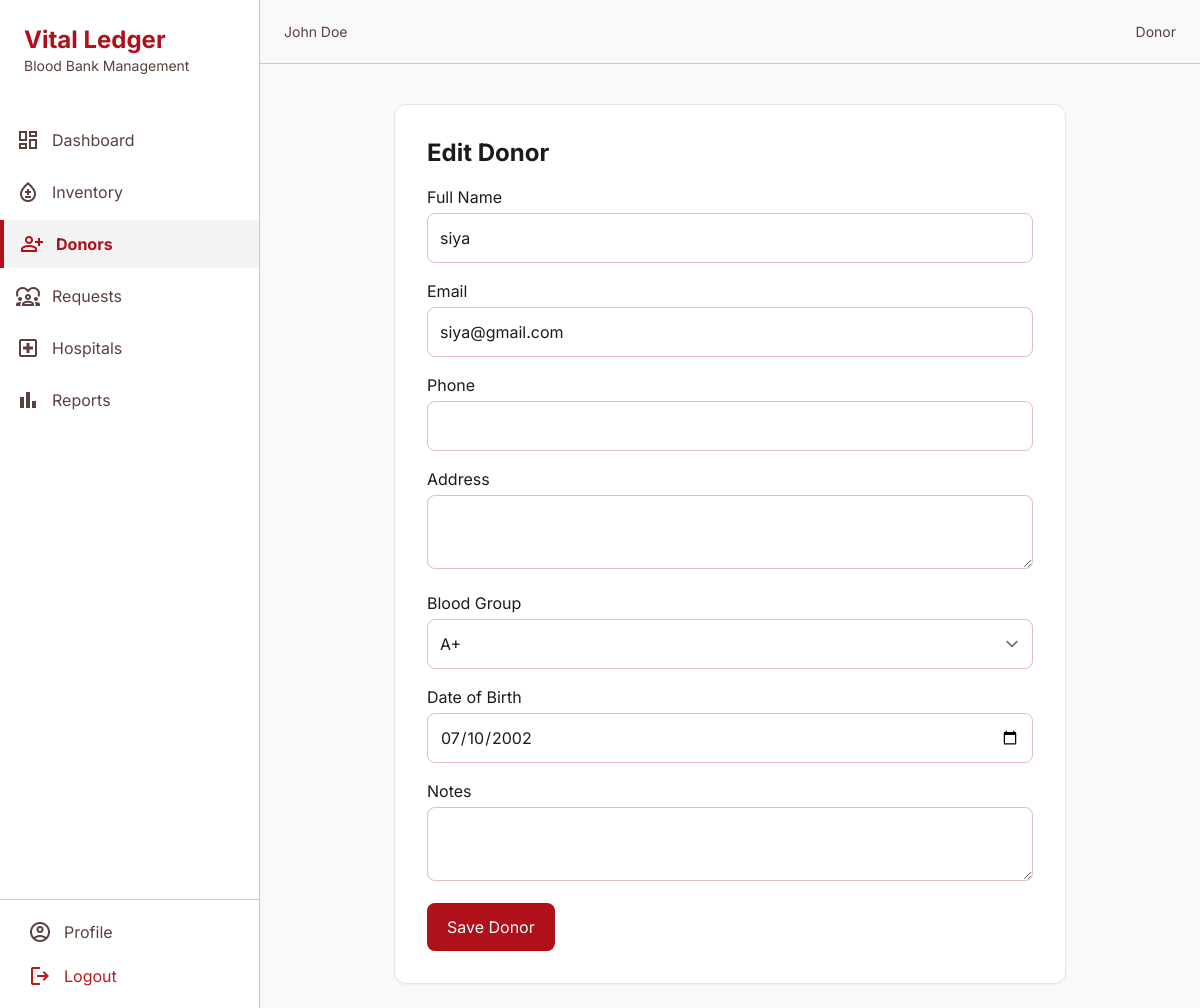
The page /donors/edit/2 (signed in) on the database its author committed.
### app/models/models.py (models this page shows, shortened)
class User(db.Model, UserMixin):
    __tablename__ = "users"
    id = db.Column(db.Integer, primary_key=True)
    full_name = db.Column(db.String(120), nullable=False)
    email = db.Column(db.String(120), unique=True, nullable=False)
    password_hash = db.Column(db.String(255), nullable=False)
    role = db.Column(db.String(20), nullable=False, default=UserRole.DONOR.value)
    phone = db.Column(db.String(30))
    address = db.Column(db.Text)
    profile_picture = db.Column(db.String(255))
    is_active = db.Column(db.Boolean, default=True)
    email_verified = db.Column(db.Boolean, default=False)
    created_at = db.Column(db.DateTime, default=datetime.utcnow)
    donor_profile = db.relationship("Donor", back_populates="user", uselist=False)
    hospital = db.relationship("Hospital", back_populates="user", uselist=False)

class Donor(db.Model):
    __tablename__ = "donors"
    id = db.Column(db.Integer, primary_key=True)
    user_id = db.Column(db.Integer, db.ForeignKey("users.id"), nullable=False, unique=True)
    blood_group = db.Column(db.String(10), nullable=False)
    date_of_birth = db.Column(db.Date)
    last_donation_date = db.Column(db.Date)
    eligibility_status = db.Column(db.String(30), default="eligible")
    notes = db.Column(db.Text)
    created_at = db.Column(db.DateTime, default=datetime.utcnow)
    user = db.relationship("User", back_populates="donor_profile")
    donations = db.relationship("Donation", back_populates="donor", cascade="all, delete-orphan")
    requests = db.relationship("BloodRequest", back_populates="donor", cascade="all, delete-orphan")

### app/donor/routes.py (the view, shortened to what this page needs)
@donor_bp.route("/donors/edit/<int:donor_id>", methods=["GET", "POST"])
@login_required
def edit_donor(donor_id):
    donor = Donor.query.get_or_404(donor_id)
    form = DonorForm(obj=donor.user)
    form.blood_group.data = donor.blood_group
    form.date_of_birth.data = donor.date_of_birth
    form.notes.data = donor.notes
    return render_template("donor/edit_donor.html", form=form, donor=donor)

### app/forms/forms.py
class DonorForm(FlaskForm):
    full_name = StringField("Full Name", validators=[DataRequired()])
    email = StringField("Email", validators=[DataRequired(), Email()])
    phone = StringField("Phone")
    address = TextAreaField("Address")
    blood_group = SelectField("Blood Group", choices=[("A+", "A+"), ("A-", "A-"), ("B+", "B+"), ("B-", "B-"), ("AB+", "AB+"), ("AB-", "AB-"), ("O+", "O+"), ("O-", "O-")])
    date_of_birth = DateField("Date of Birth", validators=[Optional()])
    notes = TextAreaField("Notes")
    submit = SubmitField("Save Donor")

### app/templates/donor/edit_donor.html (shortened to what this page needs)
{% extends 'base.html' %}
{% block content %}
<div class="max-w-2xl mx-auto bg-surface-container-lowest rounded-xl border p-8 shadow-sm">
  <h2 class="text-2xl font-bold mb-4">Edit Donor</h2>
  <form method="post" novalidate>
    <div class="space-y-4">
      <div>{{ form.full_name.label(class_='block mb-1') }}{{ form.full_name(class_='w-full rounded-lg border border-outline-variant p-3') }}</div>
      <div>{{ form.email.label(class_='block mb-1') }}{{ form.email(class_='w-full rounded-lg border border-outline-variant p-3') }}</div>
      <div>{{ form.phone.label(class_='block mb-1') }}{{ form.phone(class_='w-full rounded-lg border border-outline-variant p-3') }}</div>
      <div>{{ form.address.label(class_='block mb-1') }}{{ form.address(class_='w-full rounded-lg border border-outline-variant p-3') }}</div>
      <div>{{ form.blood_group.label(class_='block mb-1') }}{{ form.blood_group(class_='w-full rounded-lg border border-outline-variant p-3') }}</div>
      <div>{{ form.date_of_birth.label(class_='block mb-1') }}{{ form.date_of_birth(class_='w-full rounded-lg border border-outline-variant p-3') }}</div>
      <div>{{ form.notes.label(class_='block mb-1') }}{{ form.notes(class_='w-full rounded-lg border border-outline-variant p-3') }}</div>
      <button type="submit" class="bg-primary text-on-primary px-5 py-3 rounded-lg">{{ form.submit.label.text }}</button>
    </div>
  </form>
</div>
{% endblock %}

### app/templates/base.html (shortened to what this page needs)
<!DOCTYPE html>
<html lang="en" class="light">
  <head>
    <script src="https://cdn.tailwindcss.com?plugins=forms,container-queries"></script>
    <script id="tailwind-config">
      tailwind.config = {
        darkMode: "class",
        theme: { extend: {
          colors: {
            "surface-bright": "#f9f9f9",
            "inverse-primary": "#ffb3ac",
            "on-primary-fixed-variant": "#930010",
            "secondary-fixed-dim": "#a5c8ff",
            "secondary-container": "#54a0fe",
            "on-primary-fixed": "#410003",
            "on-tertiary": "#ffffff",
            "background": "#f9f9f9",
            "on-error-container": "#93000a",
            "primary-fixed-dim": "#ffb3ac",
            "surface-tint": "#ba1a20",
            "secondary-fixed": "#d4e3ff",
            "tertiary-fixed-dim": "#82db7e",
            "primary": "#af101a",
            "on-primary-container": "#fff2f0",
            "on-secondary-fixed-variant": "#004786",
            "on-tertiary-fixed": "#002204",
            "surface-dim": "#dadada",
            "on-primary": "#ffffff",
            "outline-variant": "#e4beba",
            "inverse-surface": "#2f3131",
            "secondary": "#005faf",
            "outline": "#8f6f6c",
            "on-tertiary-fixed-variant": "#005312",
            "surface-container-high": "#e8e8e8",
            "on-tertiary-container": "#daffd1",
            "tertiary-container": "#298030",
            "on-surface": "#1a1c1c",
            "on-surface-variant": "#5b403d",
            "error-container": "#ffdad6",
            "tertiary": "#016619",
            "primary-container": "#d32f2f",
            "surface-container-lowest": "#ffffff",
            "error": "#ba1a1a",
            "on-error": "#ffffff",
            "on-secondary-fixed": "#001c3a",
            "on-secondary": "#ffffff",
            "surface-container-low": "#f3f3f3",
            "on-background": "#1a1c1c",
            "surface-variant": "#e2e2e2",
            "inverse-on-surface": "#f1f1f1",
            "primary-fixed": "#ffdad6",
            "surface": "#f9f9f9",
            "surface-container": "#eeeeee",
            "on-secondary-container": "#003567",
            "tertiary-fixed": "#9df898",
            "surface-container-highest": "#e2e2e2"
          },
          spacing: { gutter: "24px", sidebarWidth: "260px" },
          fontFamily: { Inter: ["Inter", "sans-serif"] }
        }}}
    </script>
  </head>
  <body class="bg-background text-on-surface">
    <aside class="fixed h-full w-[260px] left-0 top-0 flex flex-col bg-surface-container-lowest shadow-sm border-r border-outline-variant z-50">
      <div class="p-6">
        <h1 class="font-bold text-primary text-2xl">Vital Ledger</h1>
        <p class="text-sm text-on-surface-variant">Blood Bank Management</p>
      </div>
      <nav class="flex-1 mt-4 space-y-1">
        <a class="flex items-center gap-3 py-3 px-4 hover:bg-surface-container-high transition-colors {% if request.endpoint == 'admin.dashboard' %}text-primary font-bold border-l-4 border-primary bg-surface-container-low{% else %}text-on-surface-variant{% endif %}" href="{{ url_for('admin.dashboard') }}"><span class="material-symbols-outlined">dashboard</span>Dashboard</a>
        <a class="flex items-center gap-3 py-3 px-4 hover:bg-surface-container-high transition-colors {% if request.endpoint.startswith('inventory') %}text-primary font-bold border-l-4 border-primary bg-surface-container-low{% else %}text-on-surface-variant{% endif %}" href="{{ url_for('inventory.inventory') }}"><span class="material-symbols-outlined">bloodtype</span>Inventory</a>
        <a class="flex items-center gap-3 py-3 px-4 hover:bg-surface-container-high transition-colors {% if request.endpoint.startswith('donor') %}text-primary font-bold border-l-4 border-primary bg-surface-container-low{% else %}text-on-surface-variant{% endif %}" href="{{ url_for('donor.donors') }}"><span class="material-symbols-outlined">person_add</span>Donors</a>
        <a class="flex items-center gap-3 py-3 px-4 hover:bg-surface-container-high transition-colors {% if request.endpoint.startswith('request') %}text-primary font-bold border-l-4 border-primary bg-surface-container-low{% else %}text-on-surface-variant{% endif %}" href="{{ url_for('request.requests') }}"><span class="material-symbols-outlined">diversity_1</span>Requests</a>
        <a class="flex items-center gap-3 py-3 px-4 hover:bg-surface-container-high transition-colors {% if request.endpoint.startswith('hospital') %}text-primary font-bold border-l-4 border-primary bg-surface-container-low{% else %}text-on-surface-variant{% endif %}" href="{{ url_for('hospital.hospitals') }}"><span class="material-symbols-outlined">local_hospital</span>Hospitals</a>
        <a class="flex items-center gap-3 py-3 px-4 hover:bg-surface-container-high transition-colors {% if request.endpoint.startswith('reports') %}text-primary font-bold border-l-4 border-primary bg-surface-container-low{% else %}text-on-surface-variant{% endif %}" href="{{ url_for('reports.reports') }}"><span class="material-symbols-outlined">bar_chart</span>Reports</a>
      </nav>
      <div class="border-t border-outline-variant p-3 space-y-1">
        <a class="flex items-center gap-3 py-2 px-4 text-on-surface-variant hover:bg-surface-container-high transition-colors rounded-lg" href="{{ url_for('admin.profile') }}"><span class="material-symbols-outlined">account_circle</span>Profile</a>
        <a class="flex items-center gap-3 py-2 px-4 text-error hover:bg-error-container transition-colors rounded-lg" href="{{ url_for('auth.logout') }}"><span class="material-symbols-outlined">logout</span>Logout</a>
      </div>
    </aside>
    <header class="fixed top-0 right-0 w-[calc(100%-260px)] h-16 bg-surface-bright border-b border-outline-variant z-40 flex justify-between items-center px-6">
      <div class="text-sm text-on-surface-variant">{{ current_user.full_name if current_user.is_authenticated else 'Guest' }}</div>
      <div class="flex items-center gap-3">
        <span class="text-sm text-on-surface-variant">{{ current_user.role|title if current_user.is_authenticated else '' }}</span>
      </div>
    </header>
    <main class="ml-[260px] pt-20 min-h-screen">
      <div class="p-6 max-w-7xl mx-auto">
        {% block content %}{% endblock %}
      </div>
    </main>
  </body>
</html>

### app/templates/base.html (style rules this page uses)
body { font-family: 'Inter', sans-serif; }
.material-symbols-outlined { font-variation-settings: 'FILL' 0, 'wght' 400, 'GRAD' 0, 'opsz' 24; vertical-align: middle; }

### rows shown on the page
User: is_active+full_name "John Doe", role "Donor"
User: full_name "siya", email "siya@gmail.com"
Donor: blood_group "A+", date_of_birth "07/10/2002"
